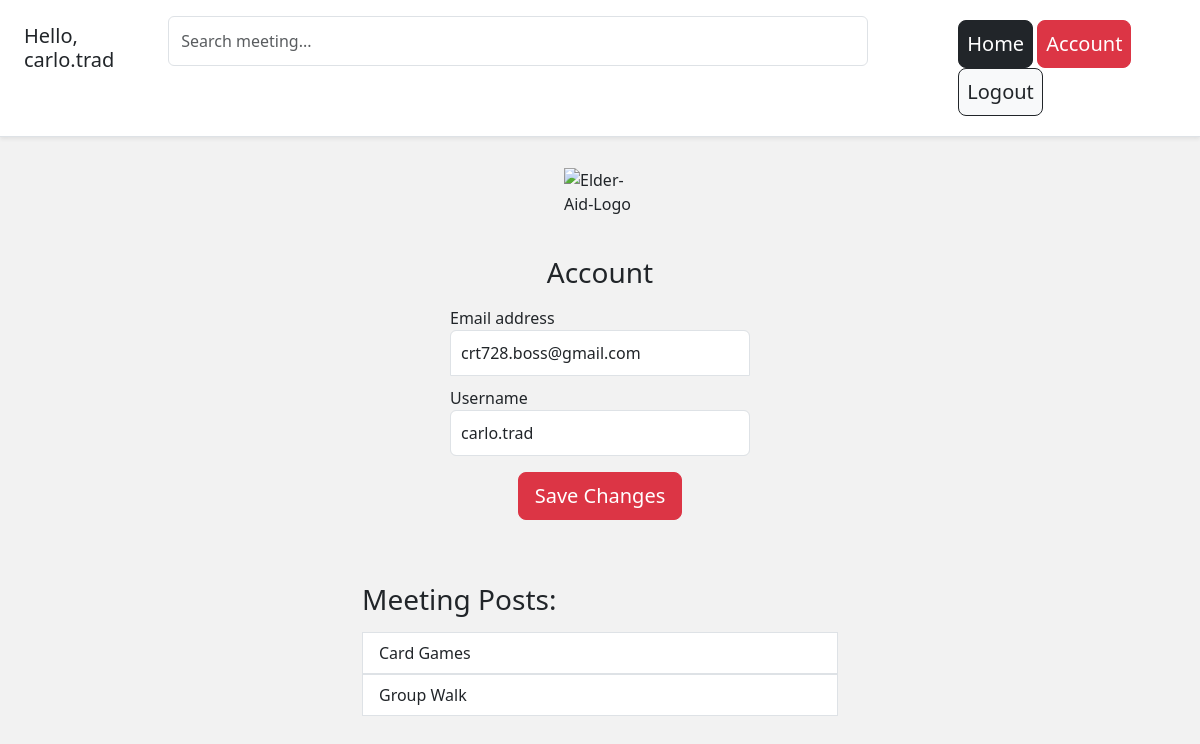
The app's page /account (signed in) with its own data.
### users/models.py (models this page shows, shortened)
class Account(AbstractBaseUser):
    email = models.EmailField(verbose_name="email", max_length=60, unique=True)
    username = models.CharField(max_length=30, unique=True)
    name = models.CharField(max_length=50, verbose_name="name")
    phone = models.CharField(max_length=20, verbose_name="phone number")
    birthdate = models.DateField(max_length=120, verbose_name="date of birth")
    date_joined = models.DateTimeField(verbose_name='date joined', auto_now_add=True)
    last_login = models.DateTimeField(verbose_name='last login', auto_now=True)
    is_admin = models.BooleanField(default=False)
    is_active = models.BooleanField(default=True)
    is_staff = models.BooleanField(default=False)
    is_superuser = models.BooleanField(default=False)
    USERNAME_FIELD = 'email'
    REQUIRED_FIELDS = ['username', 'name', 'phone', 'birthdate']
    objects = MyAccountManager()

### meetings/models.py (models this page shows)
class MeetingPost(models.Model):
    title = models.CharField(max_length=50, null=False, blank=False)
    image = models.ImageField(upload_to=upload_location, null=False, blank=False)
    creator = models.ForeignKey(settings.AUTH_USER_MODEL, on_delete=models.CASCADE)
    slug = models.SlugField(blank=True, unique=True)
    location = models.CharField(max_length=120)
    time = models.DateTimeField()
    activity = models.CharField(max_length=120)
    active = models.BooleanField(null=True, blank=True)
    is_private = models.BooleanField(null=True, blank=True)
    def __str__(self):
        return self.title

### users/views.py (the view)
# urls.py: path("account", views.account_view, name="account"),
def account_view(request):
	if not request.user.is_authenticated:
		return redirect("login")
	context = {}
	if request.POST:
		form = AccountUpdateForm(request.POST, instance=request.user )
		if form.is_valid():
			form.initial = {
				"email": request.POST['email'],
				"username": request.POST['username'],
			}
			form.save()
			context['success_message'] = "Updated"
	else:
		form = AccountUpdateForm(
			initial = {
				"email": request.user.email,
				"username": request.user.username,
			}
		)
	context['account_form'] = form
	meeting_posts = MeetingPost.objects.filter(creator=request.user)
	context['meeting_posts'] = meeting_posts
	return render(request, "account.html", context)

### users/forms.py (shortened to what this page needs)
class AccountUpdateForm(forms.ModelForm):
	class Meta:
		model = Account
		fields = ('email', 'username')

### templates/account.html (shortened to what this page needs)
{% extends "base.html" %} {% block content %} {% load crispy_forms_tags %}
<form class="form-signin" method="post">{% csrf_token %}
	<div class="d-flex flex-column pb-3">
		<img class="img-fluid mx-auto d-block" src="https://i.ibb.co/s54bdnz/Elder-Aid-Logo-1.png" alt="Elder-Aid-Logo" width="72" height="72">
	</div>
	<h1 class="h3 mb-3 font-weight-normal">Account</h1>
	<label for="inputEmail" class="sr-only">Email address</label>
	<input type="email" name="email" id="inputEmail" class="form-control" placeholder="Email address" required autofocus value="{{account_form.initial.email}}">
	<label for="inputUsername" class="sr-only">Username</label>
	<input type="text" name="username" id="inputUsername" class="form-control" placeholder="Username" required value="{{account_form.initial.username}}">
	<div class="d-flex justify-content-center mt-3">
		<button class="btn btn-lg btn-danger btn-block" type="submit">Save Changes</button>
	</div>
  </form>
<div class="container mt-4 p-4">
	<div class="row">
		<div class="meeting-posts">
			<h3 class="mb-3 font-weight-normal">Meeting Posts:</h3>
			{% if meeting_posts %}
			<ul class="list-group">
				{% for post in meeting_posts %}
				<a href="{% url 'meetings:detail' post.slug %}" style="text-decoration: none">
					<li class="list-group-item">{{post}}</li>
				</a>
				{% endfor %}
			</ul>
			{% else %}
			<p>You have no meeting posts. Create a meeting <a href="{% url 'meetings:create' %}"></a></p>
			{% endif %}
		</div>
	</div>
</div>
{% endblock %}

### templates/navbar.html (shortened to what this page needs)
<div class="d-flex flex-column flex-md-row justify-content-center p-3 px-md-4 mb-3 bg-white border-bottom shadow-sm">
  <h5 class="my-0 mr-md-auto font-weight-normal" style="margin-right: 20px;">
  	{% if request.user.is_authenticated %}
  		<p class="m-auto mt-2">Hello, {{request.user.username}}</p>
  	{% endif %}
  </h5>
	<div class="search-bar sm-2 mr-2">
		<form method="get">
			<input class="form-control" style="height: 50px;" type="text" name="q" id="id_q" placeholder="Search meeting...">
		</form>
	</div>
  <nav class="my-2 my-md-1 mr-md-3">
  	{% if request.user.is_authenticated %}
	  	<a role="button" class="p-2 btn btn-dark btn-lg" href="{% url 'home' %}">Home</a>
	    <a role="button" class="p-2 btn btn-danger btn-lg" href="{% url 'account' %}">Account</a>
	    <a role="button" class="p-2 btn btn-light btn-outline-dark btn-lg" href="{% url 'logout' %}">Logout</a>
	{% else %}
		<a role="button" class="p-2 btn btn-dark btn-lg" href="{% url 'home' %}">Home</a>
	    <a role="button" class="p-2 btn btn-danger btn-lg" href="{% url 'login' %}">Login</a>
	    <a role="button" class="btn btn-light btn-outline-dark btn-lg" href="{% url 'register' %}">Register</a>
	{% endif %}
  </nav>
</div>

### templates/navbar.html (style rules this page uses)
@media (min-width: 768px) { html { font-size: 16px; } }
.search-bar { max-width: 700px; width: 100%; margin-right: 90px; }
form { width: 100%; }

### templates/base_css.html (style rules this page uses)
body { background-color: #f2f2f2; }

### templates/account.html (style rules this page uses)
.form-signin { width: 100%; max-width: 330px; padding: 15px; margin: 0 auto; }
.form-signin .form-control { position: relative; box-sizing: border-box; height: auto; padding: 10px; font-size: 16px; }
.form-signin input[type="email"] { margin-bottom: 10px; border-bottom-right-radius: 0; border-bottom-left-radius: 0; }
.h3 { text-align: center; }
.meeting-posts { max-width: 500px; width: 100%; margin: auto; }

### records on screen
Account: user.username "carlo.trad", email "crt728.boss@gmail.com", username "carlo.trad"
MeetingPost: title "Card Games"
MeetingPost: title "Group Walk"
